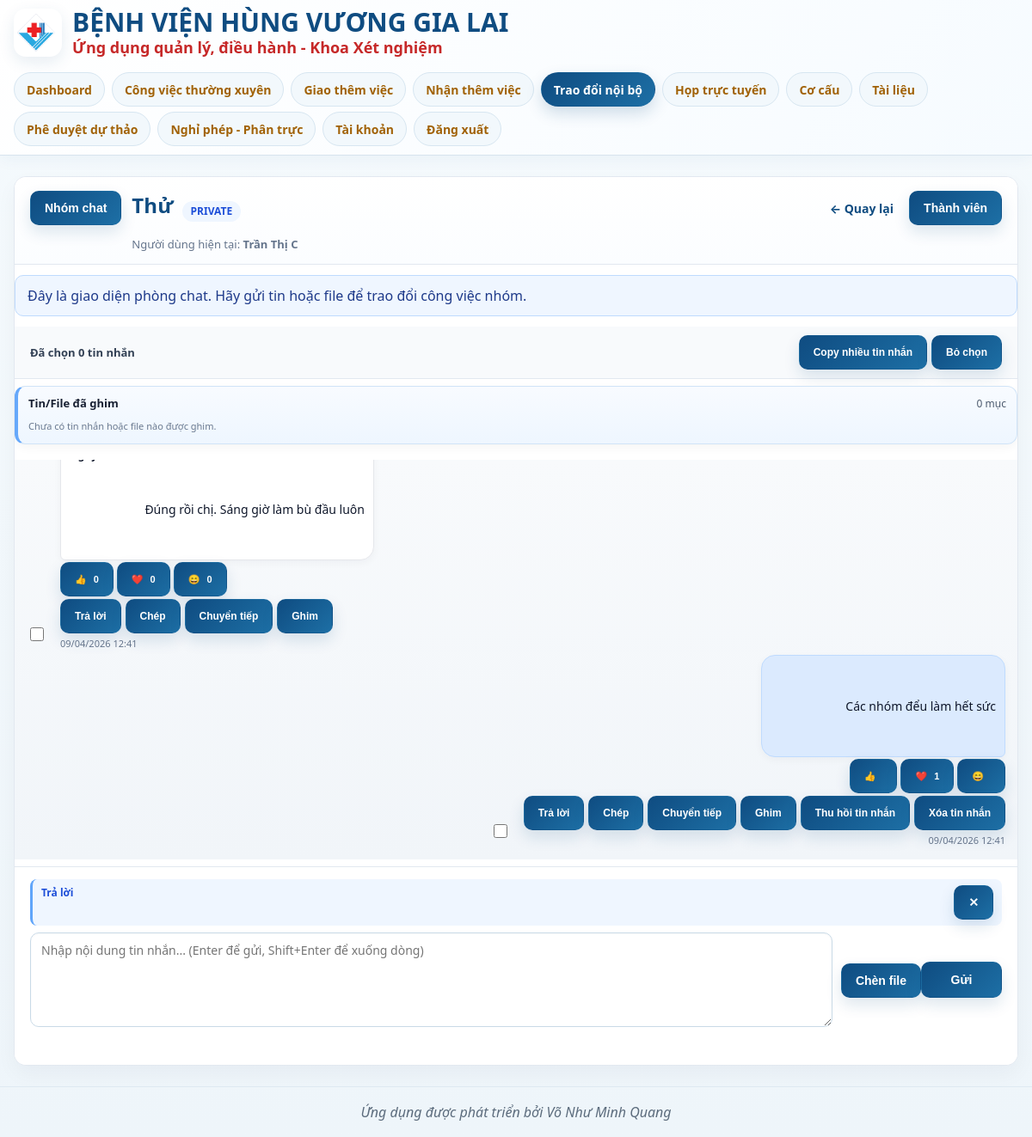
/chat/5f30d2bf-4ffd-4283-bb8b-262f6c54a7bb (signed in), run on the app's committed database.
### app/chat/models.py (models this page shows)
class ChatGroups(Base):
    __tablename__ = "chat_groups"
    id = Column(String, primary_key=True, default=lambda: str(uuid.uuid4()))
    name = Column(String, nullable=False, index=True)
    owner_user_id = Column(String, ForeignKey("users.id"), nullable=False, index=True)
    group_type = Column(String, nullable=False, default="PRIVATE", index=True)
    unit_id = Column(String, ForeignKey("units.id"), nullable=True, index=True)
    task_id = Column(String, ForeignKey("tasks.id"), nullable=True, index=True)
    is_active = Column(Boolean, nullable=False, default=True)
    created_at = Column(DateTime, default=datetime.utcnow, nullable=False)
    owner = relationship("Users", foreign_keys=[owner_user_id])
    unit = relationship("Units", foreign_keys=[unit_id])
    task = relationship("Tasks", foreign_keys=[task_id])
    members = relationship(
        "ChatGroupMembers",
        back_populates="group",
        cascade="all, delete-orphan",
    )
    messages = relationship(
        "ChatMessages",
        back_populates="group",
        cascade="all, delete-orphan",
    )

class ChatMessages(Base):
    __tablename__ = "chat_messages"
    id = Column(String, primary_key=True, default=lambda: str(uuid.uuid4()))
    group_id = Column(String, ForeignKey("chat_groups.id"), nullable=False, index=True)
    sender_user_id = Column(String, ForeignKey("users.id"), nullable=False, index=True)
    message_type = Column(String, nullable=False, default="TEXT")
    content = Column(Text, nullable=True)
    recalled = Column(Boolean, nullable=False, default=False)
    deleted_by_owner = Column(Boolean, nullable=False, default=False)
    is_pinned = Column(Boolean, nullable=False, default=False)
    pinned_at = Column(DateTime, nullable=True)
    pinned_by_user_id = Column(String, ForeignKey("users.id"), nullable=True, index=True)
    reply_to_message_id = Column(String, ForeignKey("chat_messages.id"), nullable=True, index=True)
    created_at = Column(DateTime, default=datetime.utcnow, nullable=False)
    updated_at = Column(DateTime, nullable=True)
    group = relationship("ChatGroups", back_populates="messages")
    sender = relationship("Users", foreign_keys=[sender_user_id])
    pinned_by = relationship("Users", foreign_keys=[pinned_by_user_id])
    reply_to = relationship("ChatMessages", remote_side=[id], foreign_keys=[reply_to_message_id])
    likes = relationship(
        "ChatMessageLikes",
        back_populates="message",
        cascade="all, delete-orphan",
    )
    attachments = relationship(
        "ChatAttachments",
        back_populates="message",
        cascade="all, delete-orphan",
    )

### app/models.py (models this page shows)
class Users(Base):
    __tablename__ = "users"
    id = Column(String, primary_key=True, default=lambda: str(uuid.uuid4()))
    username = Column(String, unique=True, nullable=False, index=True)
    full_name = Column(String)
    email = Column(String)
    phone = Column(String)
    password_hash = Column(String, nullable=False)
    status = Column(Enum(UserStatus), nullable=False, default=UserStatus.PENDING_APPROVAL)
    created_at = Column(DateTime, default=datetime.utcnow)
    pin_hash = Column(String, nullable=True)
    pin_updated_at = Column(DateTime, nullable=True)
    memberships = relationship("UserUnitMemberships", back_populates="user", cascade="all, delete-orphan")
    user_roles = relationship("UserRoles", back_populates="user", cascade="all, delete-orphan")

### app/routers/chat.py (the view)
@router.get("/chat/{group_id}", response_class=HTMLResponse)
def chat_room(
    group_id: str,
    request: Request,
    db: Session = Depends(get_db),
):
    current_user = login_required(request, db)
    group = get_group_by_id(db, group_id)
    if not group:
        raise HTTPException(status_code=404, detail="Không tìm thấy nhóm chat.")
    if not is_group_member(db, group_id, current_user.id):
        raise HTTPException(status_code=403, detail="Bạn không thuộc nhóm chat này.")
    mark_group_as_read(db, group_id, current_user.id)
    groups = get_user_groups(db, current_user.id)
    groups = enrich_groups_for_list(db, groups, current_user.id)
    messages = get_group_messages(db, group_id, limit=100)
    group_members = get_group_members(db, group_id)
    available_users = get_available_users_for_group(db, group_id)
    pinned_items = get_group_pinned_items(db, group_id)
    reaction_map = list_message_reactions(db, [m.id for m in messages])
    for msg in messages:
        msg.reaction_counts = reaction_map.get(msg.id, {"like": 0, "heart": 0, "laugh": 0})
    for msg in messages:
        if getattr(msg, "created_at", None):
            msg.created_at_vn = msg.created_at + timedelta(hours=7)
        else:
            msg.created_at_vn = None
    return request.app.state.templates.TemplateResponse(
        "chat/room.html",
        {
            "request": request,
            "company_name": _company_name(),
            "app_name": _app_name(),
            "current_user": current_user,
            "current_user_display_name": get_display_name(current_user),
            "groups": groups,
            "active_group": group,
            "messages": messages,
            "group_members": group_members,
            "available_users": available_users,
            "pinned_items": pinned_items,
            "chat_notice": " Đây là giao diện phòng chat. Hãy gửi tin hoặc file để trao đổi công việc nhóm.",
        },
    )

### app/templates/chat/room.html (shortened to what this page needs)
{% extends "base.html" %}
{% block content %}
<link rel="stylesheet" href="/static/chat/chat.css">
<div class="page-card chat-room-page">
  <div class="chat-room-single-layout">
    <section class="chat-room-card chat-room-card-full">
      <header class="chat-room-header">
        <div class="chat-room-header-left">
          <button type="button" id="chatGroupDrawerToggle" class="chat-outline-btn">
            Nhóm chat
          </button>
          <div class="chat-room-heading">
            <div class="chat-room-title-row">
              <h2 class="chat-room-title">{{ active_group.name }}</h2>
              <span class="chat-room-type">{{ active_group.group_type }}</span>
            </div>
            <div class="chat-room-subtitle">
              Người dùng hiện tại:
              <strong>{{ current_user_display_name }}</strong>
            </div>
          </div>
        </div>
        <div class="chat-room-actions">
          <a href="/chat" class="chat-text-link">← Quay lại</a>
          <button type="button" id="memberPanelToggle" class="chat-outline-btn">
            Thành viên
          </button>
        </div>
      </header>
      {% if chat_notice %}
        <div class="alert-info chat-room-notice">
          {{ chat_notice }}
        </div>
      {% endif %}
      <div class="chat-room-body">
        <div class="chat-bulk-toolbar" id="chatBulkToolbar" hidden>
          <div class="chat-bulk-count" id="chatBulkCount">Đã chọn 0 tin nhắn</div>
          <div class="chat-bulk-actions">
            <button type="button" class="chat-mini-btn" id="chatCopySelectedBtn">Copy nhiều tin nhắn</button>
			<button type="button" class="chat-mini-btn" id="chatClearSelectedBtn">Bỏ chọn</button>
          </div>
        </div>
        <div class="chat-pinned-panel {% if not pinned_items %}is-empty{% endif %}" id="chatPinnedPanel">
          <div class="chat-pinned-panel-header">
            <div class="chat-pinned-panel-title">Tin/File đã ghim</div>
            <div class="chat-pinned-panel-subtitle" id="chatPinnedCount">{{ pinned_items|length if pinned_items else 0 }} mục</div>
          </div>
          <div class="chat-pinned-list" id="chatPinnedList">
            {% if pinned_items %}
              {% for pin in pinned_items %}
                <button
                  type="button"
                  class="chat-pinned-item"
                  data-pin-kind="{{ pin.pin_kind }}"
                  data-message-id="{{ pin.message_id }}"
                  {% if pin.attachment_id %}data-attachment-id="{{ pin.attachment_id }}"{% endif %}
                >
                  <span class="chat-pinned-item-label">{{ pin.label }}</span>
                  <span class="chat-pinned-item-title">{{ pin.title }}</span>
                  <span class="chat-pinned-item-meta">{{ pin.sender_name }} · {{ pin.pinned_by_name }}{% if pin.pinned_at_text %} · {{ pin.pinned_at_text }}{% endif %}</span>
                </button>
              {% endfor %}
            {% else %}
              <div class="chat-pinned-empty" id="chatPinnedEmpty">Chưa có tin nhắn hoặc file nào được ghim.</div>
            {% endif %}
          </div>
        </div>
        <div
          class="chat-messages"
          id="chatMessages"
          data-current-user-id="{{ current_user.id }}"
          data-group-id="{{ active_group.id }}"
          data-group-name="{{ active_group.name or 'Nhóm chat' }}"
        >
          {% if messages %}
            {% for msg in messages %}
              {% set is_mine = (msg.sender_user_id == current_user.id) %}
              <div class="chat-message-row {% if is_mine %}is-mine{% else %}is-other{% endif %}" data-message-id="{{ msg.id }}" data-sender-name="{{ msg.sender.full_name if msg.sender and msg.sender.full_name else (msg.sender.username if msg.sender else 'Người dùng') }}" data-created-at-text="{{ msg.created_at_vn.strftime('%d/%m/%Y %H:%M') if msg.created_at_vn else '' }}" data-message-type="{{ msg.message_type or 'TEXT' }}" data-group-name="{{ active_group.name or 'Nhóm chat' }}" data-is-pinned="{{ '1' if msg.is_pinned else '0' }}" data-file-names=""{% if msg.attachments %}{% for att in msg.attachments %}{{ att.filename }}{% if not loop.last %}||{% endif %}{% endfor %}{% endif %}">
                <label class="chat-select-message">
                  <input type="checkbox" class="chat-message-check" value="{{ msg.id }}">
                </label>
                <div class="chat-message-stack">
                  <div class="chat-message-bubble {% if is_mine %}is-mine{% else %}is-other{% endif %}">
                    {% if not is_mine %}
                      <div class="chat-message-sender">
                      </div>
                    {% endif %}
                    <div class="chat-message-content">
                      {% if msg.recalled %}
                        <em>Tin nhắn đã được thu hồi.</em>
                      {% else %}
                        {{ msg.content or "" }}
                      {% endif %}
                    </div>
                  </div>
                  <div class="chat-message-tools {% if is_mine %}is-mine{% else %}is-other{% endif %}">
                    <div class="chat-reaction-bar" data-message-id="{{ msg.id }}">
                      <button type="button" class="chat-reaction-btn" data-reaction="like">👍 <span>{{ msg.reaction_counts.like if msg.reaction_counts else 0 }}</span></button>
                      <button type="button" class="chat-reaction-btn" data-reaction="heart">❤️ <span>{{ msg.reaction_counts.heart if msg.reaction_counts else 0 }}</span></button>
                      <button type="button" class="chat-reaction-btn" data-reaction="laugh">😄 <span>{{ msg.reaction_counts.laugh if msg.reaction_counts else 0 }}</span></button>
                    </div>
                    <div class="chat-message-actions">
                      <button
                        type="button"
                        class="chat-mini-btn js-reply-message"
                        data-message-id="{{ msg.id }}"
                        data-reply-name="{{ msg.sender.full_name if msg.sender and msg.sender.full_name else (msg.sender.username if msg.sender else 'Người dùng') }}"
                        data-reply-text="{{ msg.content or '' }}"
                      >
                        Trả lời
                      </button>
                      <button
                        type="button"
                        class="chat-mini-btn js-copy-message"
                        data-copy-text="{{ msg.content or '' }}"
                        data-sender-name="{{ msg.sender.full_name if msg.sender and msg.sender.full_name else (msg.sender.username if msg.sender else 'Người dùng') }}"
                        data-created-at-text="{{ msg.created_at_vn.strftime('%d/%m/%Y %H:%M') if msg.created_at_vn else '' }}"
                        data-message-type="{{ msg.message_type or 'TEXT' }}"
                        data-recalled="{{ '1' if msg.recalled else '0' }}"
                        data-file-names="{% if msg.attachments %}{% for att in msg.attachments %}{{ att.filename }}{% if not loop.last %}||{% endif %}{% endfor %}{% endif %}"
                      >
                        Chép
                      </button>
                      <button
                        type="button"
                        class="chat-mini-btn js-share-message"
                        data-message-id="{{ msg.id }}"
                        data-message-type="{{ msg.message_type or 'TEXT' }}"
                        data-share-text="{{ msg.content or '' }}"
                        data-sender-name="{{ msg.sender.full_name if msg.sender and msg.sender.full_name else (msg.sender.username if msg.sender else 'Người dùng') }}"
                        data-created-at-text="{{ msg.created_at_vn.strftime('%d/%m/%Y %H:%M') if msg.created_at_vn else '' }}"
                        data-file-names="{% if msg.attachments %}{% for att in msg.attachments %}{{ att.filename }}{% if not loop.last %}||{% endif %}{% endfor %}{% endif %}"
                      >
                        Chuyển tiếp
                      </button>
                      {% if not msg.recalled %}
                        <button
                          type="button"
                          class="chat-mini-btn js-toggle-pin-message"
                          data-message-id="{{ msg.id }}"
                          data-is-pinned="{{ '1' if msg.is_pinned else '0' }}"
                        >
                          {% if msg.is_pinned %}Bỏ ghim{% else %}Ghim{% endif %}
                        </button>
                      {% endif %}
                      {% if is_mine and not msg.recalled %}
                        <button
                          type="button"
                          class="chat-mini-btn chat-mini-btn-warning js-recall-message"
                          data-message-id="{{ msg.id }}"
                          data-message-type="{{ msg.message_type or 'TEXT' }}"
                        >
                          Thu hồi tin nhắn
                        </button>
                        <button
                          type="button"
                          class="chat-mini-btn chat-mini-btn-danger js-delete-message"
                          data-message-id="{{ msg.id }}"
                          data-message-type="{{ msg.message_type or 'TEXT' }}"
                        >
                          Xóa tin nhắn
                        </button>
                      {% endif %}
                    </div>
                    <div class="chat-message-time {% if is_mine %}is-mine{% else %}is-other{% endif %}">
                      {{ msg.created_at_vn.strftime('%d/%m/%Y %H:%M') if msg.created_at_vn else "" }}
                    </div>
                  </div>
                </div>
              </div>
            {% endfor %}
          {% endif %}
        </div>
        <form
          method="post"
          action="/chat/api/messages/send"
          class="chat-composer-form"
          id="chatComposerForm"
        >
          <div class="chat-composer-replybar" id="chatReplyingBar" hidden>
            <div class="chat-composer-replybar-meta">
              <div class="chat-composer-replybar-title">Trả lời</div>
            </div>
            <button type="button" class="chat-icon-btn chat-composer-replybar-close" id="chatReplyingCancel" title="Hủy trả lời">✕</button>
          </div>
          <div class="chat-composer-box">
            <textarea
              name="content"
              id="chatComposerInput"
              class="chat-composer-input chat-composer-textarea"
              placeholder="Nhập nội dung tin nhắn... (Enter để gửi, Shift+Enter để xuống dòng)"
              rows="2"
              required
            ></textarea>
            <div class="chat-composer-actions">
              <button type="button" class="chat-outline-btn" id="chatFilePickerButton">Chèn file</button>
              <button type="submit" class="chat-primary-btn chat-send-btn" id="chatSendButton">
                Gửi
              </button>
            </div>
          </div>
          <div class="chat-composer-note" id="chatComposerNote"></div>
        </form>
      </div>
    </section>
  </div>
</div>
{% endblock %}

### data on the page
ChatGroups: name "Thử", group_type "PRIVATE"
Users: full_name "Trần Thị C"
ChatMessages: content "Đúng rồi chị. Sáng giờ làm bù đầu luôn", reaction_counts "0", is_pinned "Ghim", created_at_vn "09/04/2026 12:41"
ChatMessages: content "Các nhóm đểu làm hết sức", reaction_counts "1", is_pinned "Ghim", created_at_vn "09/04/2026 12:41"

### other printed values
{{ company_name }} "BỆNH VIỆN HÙNG VƯƠNG GIA LAI"
{{ app_name }} "Ứng dụng quản lý, điều hành - Khoa Xét nghiệm"
{{ chat_notice }} "Đây là giao diện phòng chat. Hãy gửi tin hoặc file để trao đổi công việc nhóm."
